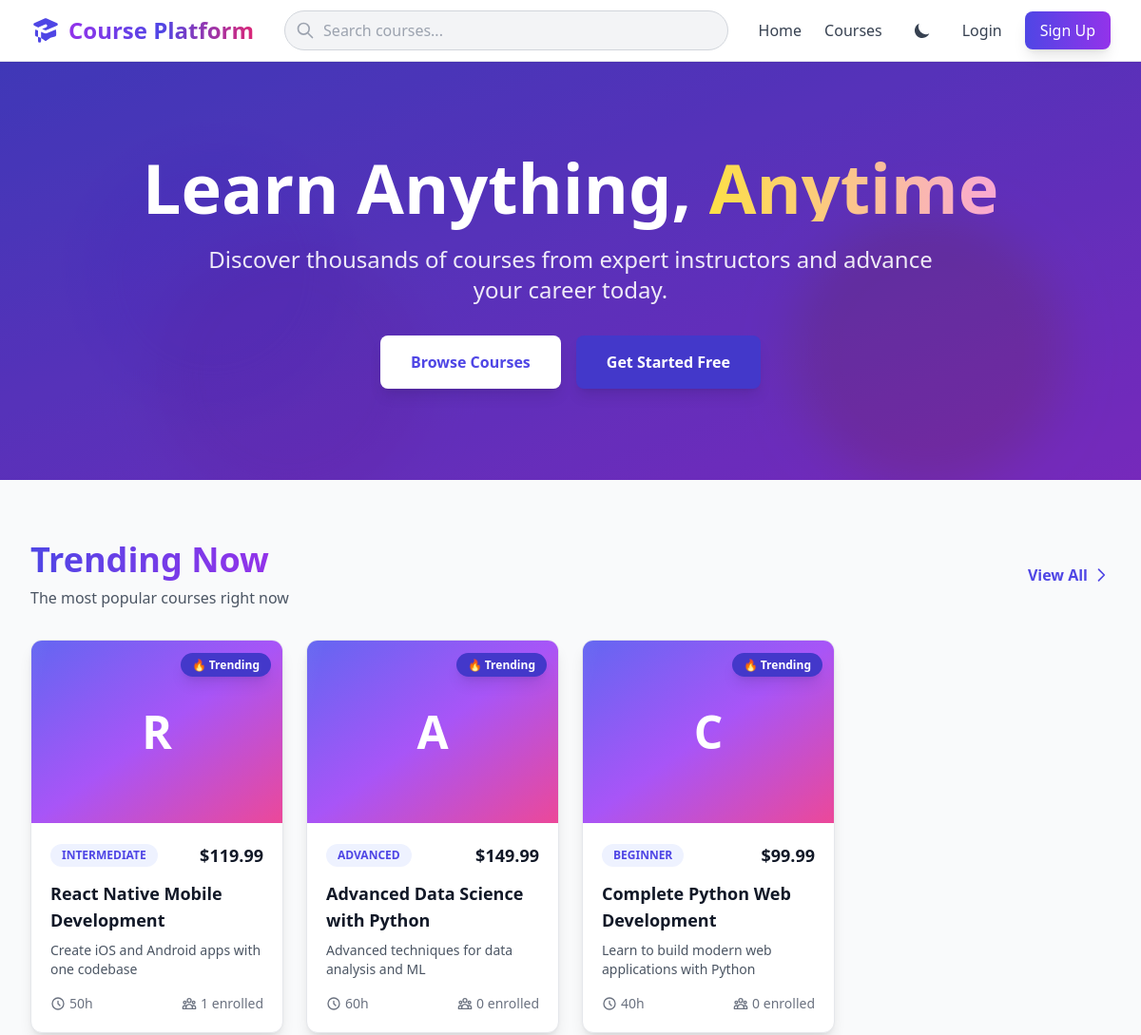
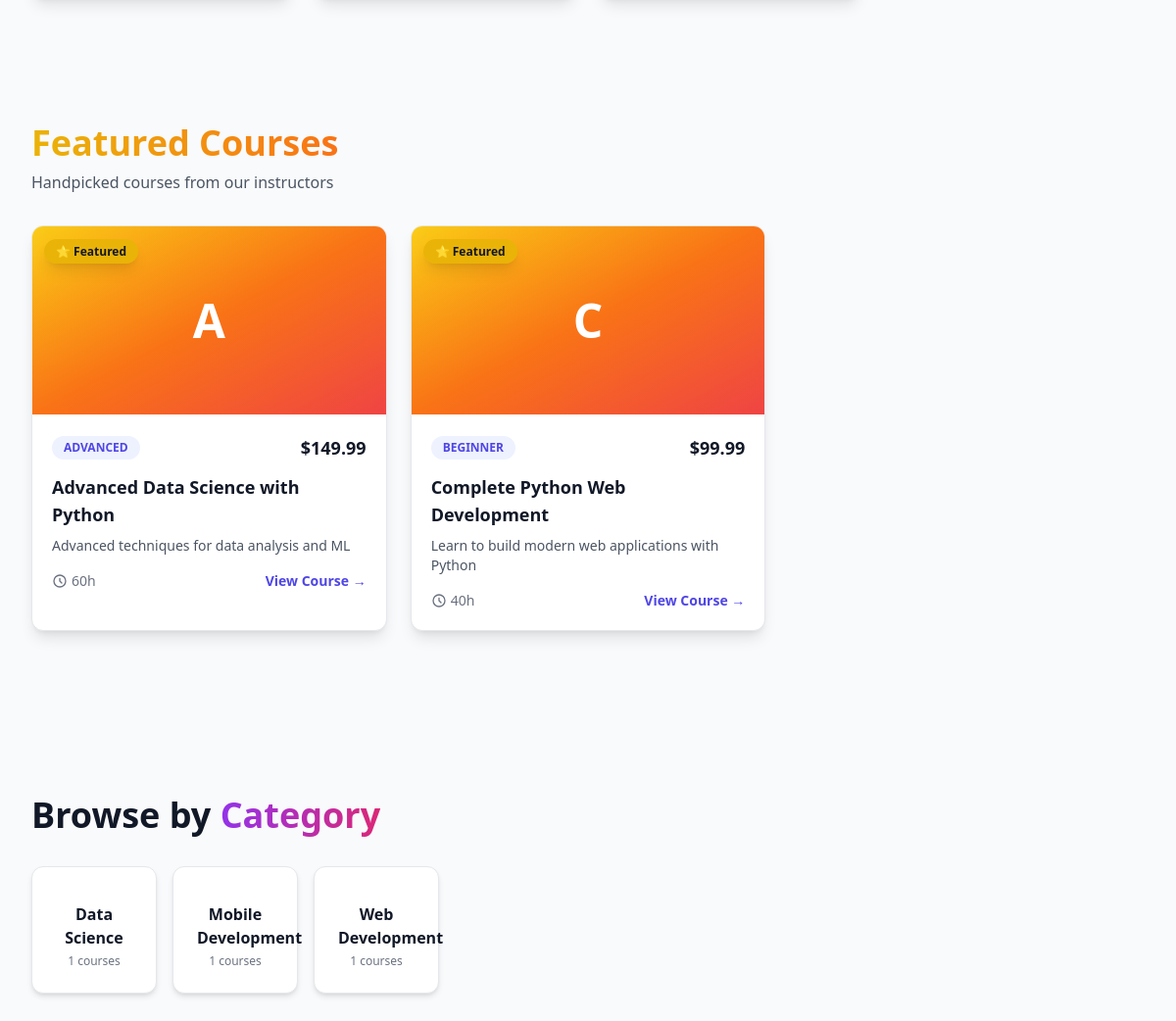
The page / on the database its author committed (2 pictures, top to bottom).
### courses/models.py (models this page shows, shortened)
class Course(models.Model):
    LEVEL_CHOICES = (
        ("beginner", "Beginner"),
        ("intermediate", "Intermediate"),
        ("advanced", "Advanced"),
    )
    STATUS_CHOICES = (
        ("draft", "Draft"),
        ("published", "Published"),
        ("archived", "Archived"),
    )
    title = models.CharField(max_length=200)
    slug = models.SlugField(unique=True, max_length=200)
    description = models.TextField()
    short_description = models.CharField(max_length=300, blank=True)
    instructor = models.ForeignKey(
        settings.AUTH_USER_MODEL,
        on_delete=models.CASCADE,
        related_name="courses",
        limit_choices_to={"user_type": "instructor"},
    )
    category = models.ForeignKey(
        Category,
        on_delete=models.SET_NULL,
        null=True,
        blank=True,
        related_name="courses",
    )
    thumbnail = models.ImageField(upload_to="course_thumbnails/", null=True, blank=True)
    background_image = models.ImageField(
        upload_to="course_backgrounds/", null=True, blank=True
    )
    price = models.DecimalField(max_digits=10, decimal_places=2, default=0.00)
    level = models.CharField(max_length=20, choices=LEVEL_CHOICES, default="beginner")
    duration_hours = models.PositiveIntegerField(default=0)
    status = models.CharField(max_length=20, choices=STATUS_CHOICES, default="draft")
    featured = models.BooleanField(default=False)
    created_at = models.DateTimeField(auto_now_add=True)
    updated_at = models.DateTimeField(auto_now=True)
    class Meta:
        ordering = ["-created_at"]

class Category(models.Model):
    name = models.CharField(max_length=100, unique=True)
    slug = models.SlugField(unique=True, max_length=100)
    description = models.TextField(blank=True)
    icon = models.CharField(max_length=50, blank=True)  # Icon class or name
    created_at = models.DateTimeField(auto_now_add=True)
    class Meta:
        verbose_name_plural = "Categories"
        ordering = ["name"]

### courses/frontend_views.py (the view)
# urls.py: path('', frontend_views.home, name='home'),
def home(request):
    trending_courses = Course.objects.filter(
        status='published'
    ).annotate(
        enrollment_count=Count('enrollments')
    ).order_by('-enrollment_count', '-created_at')[:8]
    featured_courses = Course.objects.filter(
        status='published',
        featured=True
    ).order_by('-created_at')[:6]
    recent_courses = Course.objects.filter(status='published').order_by('-created_at')[:12]
    categories = Category.objects.annotate(
        course_count=Count('courses', filter=Q(courses__status='published'))
    ).filter(course_count__gt=0)[:8]
    selected_course = featured_courses.first() if featured_courses.exists() else trending_courses.first()
    context = {
        'trending_courses': trending_courses,
        'featured_courses': featured_courses,
        'recent_courses': recent_courses,
        'categories': categories,
        'selected_course': selected_course,
    }
    return render(request, 'courses/home.html', context)

### templates/courses/home.html (shortened to what this page needs)
{% extends 'base.html' %}
{% load static %}
{% block content %}
<div class="relative bg-gradient-to-br from-indigo-600 via-purple-600 to-pink-600 dark:from-indigo-800 dark:via-purple-800 dark:to-pink-800 overflow-hidden gradient-animated">
    <div class="absolute inset-0 bg-black opacity-20 dark:opacity-40"></div>
    <div class="absolute inset-0">
        <div class="absolute top-0 left-0 w-full h-full">
            <div class="absolute top-20 left-20 w-72 h-72 bg-purple-300 rounded-full mix-blend-multiply filter blur-xl opacity-20 animate-blob"></div>
            <div class="absolute top-40 right-20 w-72 h-72 bg-yellow-300 rounded-full mix-blend-multiply filter blur-xl opacity-20 animate-blob animation-delay-2000"></div>
            <div class="absolute -bottom-8 left-40 w-72 h-72 bg-pink-300 rounded-full mix-blend-multiply filter blur-xl opacity-20 animate-blob animation-delay-4000"></div>
        </div>
    </div>
    <div class="relative max-w-7xl mx-auto px-4 sm:px-6 lg:px-8 py-24">
        <div class="text-center">
            <h1 class="text-4xl md:text-6xl lg:text-7xl font-bold text-white mb-6 animate-fade-in">
                Learn Anything, <span class="dark:text-white bg-gradient-to-r from-yellow-300 to-pink-300 dark:from-yellow-200 dark:to-pink-200 bg-clip-text text-transparent inline-block">Anytime</span>
            </h1>
            <p class="dark:text-white text-xl md:text-2xl text-white/90 mb-8 max-w-3xl mx-auto">
                Discover thousands of courses from expert instructors and advance your career today.
            </p>
            <div class="flex flex-col sm:flex-row gap-4 justify-center">
                <a href="{% url 'course_list' %}" class="dark:bg-indigo-500 dark:text-white bg-white text-indigo-600 px-8 py-4 rounded-lg font-semibold hover:bg-gray-100 transition shadow-lg hover:shadow-xl transform hover:scale-105">
                    Browse Courses
                </a>
                {% if not user.is_authenticated %}
                    <a href="{% url 'account_signup' %}" class="bg-indigo-700 text-white px-8 py-4 rounded-lg font-semibold hover:bg-indigo-800 transition shadow-lg hover:shadow-xl transform hover:scale-105">
                        Get Started Free
                    </a>
                {% endif %}
            </div>
        </div>
    </div>
</div>
<div class="max-w-7xl mx-auto px-4 sm:px-6 lg:px-8 py-16">
    <div class="flex items-center justify-between mb-8">
        <div>
            <h2 class="text-3xl md:text-4xl font-bold text-gray-900 dark:text-white mb-2">
                <span class="bg-gradient-to-r from-indigo-600 to-purple-600 dark:from-indigo-400 dark:to-purple-400 bg-clip-text text-transparent">Trending Now</span>
            </h2>
            <p class="text-gray-600 dark:text-gray-400">The most popular courses right now</p>
        </div>
        <a href="{% url 'course_list' %}" class="text-indigo-600 dark:text-indigo-400 hover:text-indigo-700 dark:hover:text-indigo-300 font-semibold flex items-center group">
            View All
            <svg class="w-5 h-5 ml-1 group-hover:translate-x-1 transition-transform" fill="none" stroke="currentColor" viewBox="0 0 24 24">
                <path stroke-linecap="round" stroke-linejoin="round" stroke-width="2" d="M9 5l7 7-7 7"></path>
            </svg>
        </a>
    </div>
    <div class="grid grid-cols-1 sm:grid-cols-2 lg:grid-cols-4 gap-6">
        {% for course in trending_courses %}
            <div class="bg-white dark:bg-gray-800 rounded-xl shadow-lg overflow-hidden hover:shadow-2xl transition-all duration-300 group card-hover border border-gray-200 dark:border-gray-700">
                <a href="{% url 'course_detail' course.slug %}">
                    {% if course.thumbnail %}
                        <div class="relative h-48 overflow-hidden">
                            <img src="{{ course.thumbnail.url }}" alt="{{ course.title }}"
                                 class="w-full h-full object-cover group-hover:scale-110 transition-transform duration-500">
                            <div class="absolute inset-0 bg-gradient-to-t from-black/60 via-transparent to-transparent opacity-0 group-hover:opacity-100 transition-opacity"></div>
                            <div class="absolute top-3 right-3">
                                <span class="bg-gradient-to-r from-indigo-600 to-purple-600 text-white text-xs font-semibold px-3 py-1 rounded-full shadow-lg pulse-glow">
                                    🔥 Trending
                                </span>
                            </div>
                        </div>
                    {% else %}
                        <div class="h-48 bg-gradient-to-br from-indigo-500 via-purple-500 to-pink-500 flex items-center justify-center relative overflow-hidden">
                            <span class="text-white text-5xl font-bold z-10">{{ course.title|first }}</span>
                            <div class="absolute inset-0 bg-gradient-to-r from-transparent via-white/20 to-transparent transform -skew-x-12 -translate-x-full group-hover:translate-x-full transition-transform duration-1000"></div>
                            <div class="absolute top-3 right-3 z-10">
                                <span class="bg-indigo-700 text-white text-xs font-semibold px-3 py-1 rounded-full shadow-lg">
                                    🔥 Trending
                                </span>
                            </div>
                        </div>
                    {% endif %}
                    <div class="p-5">
                        <div class="flex items-center justify-between mb-3">
                            <span class="text-xs font-semibold text-indigo-600 dark:text-indigo-400 uppercase bg-indigo-50 dark:bg-indigo-900/30 px-3 py-1 rounded-full">
                                {{ course.level }}
                            </span>
                            <span class="text-lg font-bold text-gray-900 dark:text-white">${{ course.price }}</span>
                        </div>
                        <h3 class="text-lg font-bold text-gray-900 dark:text-white mb-2 line-clamp-2 group-hover:text-indigo-600 dark:group-hover:text-indigo-400 transition">
                            {{ course.title }}
                        </h3>
                        <p class="text-sm text-gray-600 dark:text-gray-400 mb-4 line-clamp-2">
                            {{ course.short_description|default:course.description|truncatewords:15 }}
                        </p>
                        <div class="flex items-center justify-between text-sm text-gray-500 dark:text-gray-400">
                            <div class="flex items-center">
                                <svg class="w-4 h-4 mr-1" fill="none" stroke="currentColor" viewBox="0 0 24 24">
                                    <path stroke-linecap="round" stroke-linejoin="round" stroke-width="2" d="M12 8v4l3 3m6-3a9 9 0 11-18 0 9 9 0 0118 0z"></path>
                                </svg>
                                {{ course.duration_hours }}h
                            </div>
                            <div class="flex items-center">
                                {{ course.enrollment_count }} enrolled
                            </div>
                        </div>
                    </div>
                </a>
            </div>
        {% empty %}
            <div class="col-span-full text-center py-12">
                <p class="text-gray-500 dark:text-gray-400">No trending courses available yet.</p>
            </div>
        {% endfor %}
    </div>
</div>
{% if featured_courses %}
<div class="bg-gray-50 dark:bg-gray-900 py-16 mb-10">
    <div class="max-w-7xl mx-auto px-4 sm:px-6 lg:px-8">
        <div class="flex items-center justify-between mb-8">
            <div>
                <h2 class="text-3xl md:text-4xl font-bold text-gray-900 dark:text-white mb-2">
                    <span class="bg-gradient-to-r from-yellow-500 to-orange-500 dark:from-yellow-400 dark:to-orange-400 bg-clip-text text-transparent">Featured Courses</span>
                </h2>
                <p class="text-gray-600 dark:text-gray-400">Handpicked courses from our instructors</p>
            </div>
        </div>
        <div class="grid grid-cols-1 sm:grid-cols-2 lg:grid-cols-3 gap-6">
            {% for course in featured_courses %}
                <div class="bg-white dark:bg-gray-800 rounded-xl shadow-lg overflow-hidden hover:shadow-2xl transition-all duration-300 group card-hover border border-gray-200 dark:border-gray-700">
                    <a href="{% url 'course_detail' course.slug %}">
                        {% if course.thumbnail %}
                            <div class="relative h-48 overflow-hidden">
                                <img src="{{ course.thumbnail.url }}" alt="{{ course.title }}"
                                     class="w-full h-full object-cover group-hover:scale-110 transition-transform duration-500">
                                <div class="absolute inset-0 bg-gradient-to-t from-black/60 via-transparent to-transparent opacity-0 group-hover:opacity-100 transition-opacity"></div>
                                <div class="absolute top-3 left-3">
                                    <span class="bg-gradient-to-r from-yellow-400 to-orange-500 text-gray-900 text-xs font-semibold px-3 py-1 rounded-full shadow-lg">
                                        ⭐ Featured
                                    </span>
                                </div>
                            </div>
                        {% else %}
                            <div class="h-48 bg-gradient-to-br from-yellow-400 via-orange-500 to-red-500 flex items-center justify-center relative overflow-hidden">
                                <span class="text-white text-5xl font-bold z-10">{{ course.title|first }}</span>
                                <div class="absolute inset-0 bg-gradient-to-r from-transparent via-white/20 to-transparent transform -skew-x-12 -translate-x-full group-hover:translate-x-full transition-transform duration-1000"></div>
                                <div class="absolute top-3 left-3 z-10">
                                    <span class="bg-yellow-500 text-gray-900 text-xs font-semibold px-3 py-1 rounded-full shadow-lg">
                                        ⭐ Featured
                                    </span>
                                </div>
                            </div>
                        {% endif %}
                        <div class="p-5">
                            <div class="flex items-center justify-between mb-3">
                                <span class="text-xs font-semibold text-indigo-600 dark:text-indigo-400 uppercase bg-indigo-50 dark:bg-indigo-900/30 px-3 py-1 rounded-full">
                                    {{ course.level }}
                                </span>
                                <span class="text-lg font-bold text-gray-900 dark:text-white">${{ course.price }}</span>
                            </div>
                            <h3 class="text-lg font-bold text-gray-900 dark:text-white mb-2 line-clamp-2 group-hover:text-indigo-600 dark:group-hover:text-indigo-400 transition">
                                {{ course.title }}
                            </h3>
                            <p class="text-sm text-gray-600 dark:text-gray-400 mb-4 line-clamp-2">
                                {{ course.short_description|default:course.description|truncatewords:15 }}
                            </p>
                            <div class="flex items-center justify-between text-sm">
                                <div class="flex items-center text-gray-500 dark:text-gray-400">
                                    <svg class="w-4 h-4 mr-1" fill="none" stroke="currentColor" viewBox="0 0 24 24">
                                        <path stroke-linecap="round" stroke-linejoin="round" stroke-width="2" d="M12 8v4l3 3m6-3a9 9 0 11-18 0 9 9 0 0118 0z"></path>
                                    </svg>
                                    {{ course.duration_hours }}h
                                </div>
                                <span class="text-indigo-600 dark:text-indigo-400 font-semibold group-hover:translate-x-1 inline-block transition-transform">View Course →</span>
                            </div>
                        </div>
                    </a>
                </div>
            {% endfor %}
        </div>
    </div>
</div>
{% endif %}
{% if categories %}
<div class="max-w-7xl mx-auto px-4 sm:px-6 lg:px-8 py-16 mb-20">
    <h2 class="text-3xl md:text-4xl font-bold text-gray-900 dark:text-white mb-8">
        Browse by <span class="bg-gradient-to-r from-purple-600 to-pink-600 dark:from-purple-400 dark:to-pink-400 bg-clip-text text-transparent">Category</span>
    </h2>
    <div class="grid grid-cols-2 sm:grid-cols-4 lg:grid-cols-8 gap-4">
        {% for category in categories %}
            <a href="{% url 'course_list' %}?category={{ category.slug }}"
               class="bg-white dark:bg-gray-800 rounded-xl shadow-md p-6 text-center hover:shadow-xl transition-all duration-300 group card-hover border border-gray-200 dark:border-gray-700">
                <h3 class="font-semibold text-gray-900 dark:text-white group-hover:text-indigo-600 dark:group-hover:text-indigo-400 transition">{{ category.name }}</h3>
                <p class="text-xs text-gray-500 dark:text-gray-400 mt-1">{{ category.course_count }} courses</p>
            </a>
        {% endfor %}
    </div>
</div>
{% endif %}
{% endblock %}

### rows shown on the page
Course: title|first "R", level "INTERMEDIATE", price "119.99", title "React Native Mobile Development", short_description "Create iOS and Android apps with one codebase", duration_hours "50", enrollment_count "1"
Course: title|first "A", level "ADVANCED", price "149.99", title "Advanced Data Science with Python", short_description "Advanced techniques for data analysis and ML", duration_hours "60", enrollment_count "0"
Course: title|first "C", level "BEGINNER", price "99.99", title "Complete Python Web Development", short_description "Learn to build modern web applications with Python", duration_hours "40", enrollment_count "0"
Category: name "Data Science", course_count "1"
Category: name "Mobile Development", course_count "1"
Category: name "Web Development", course_count "1"
